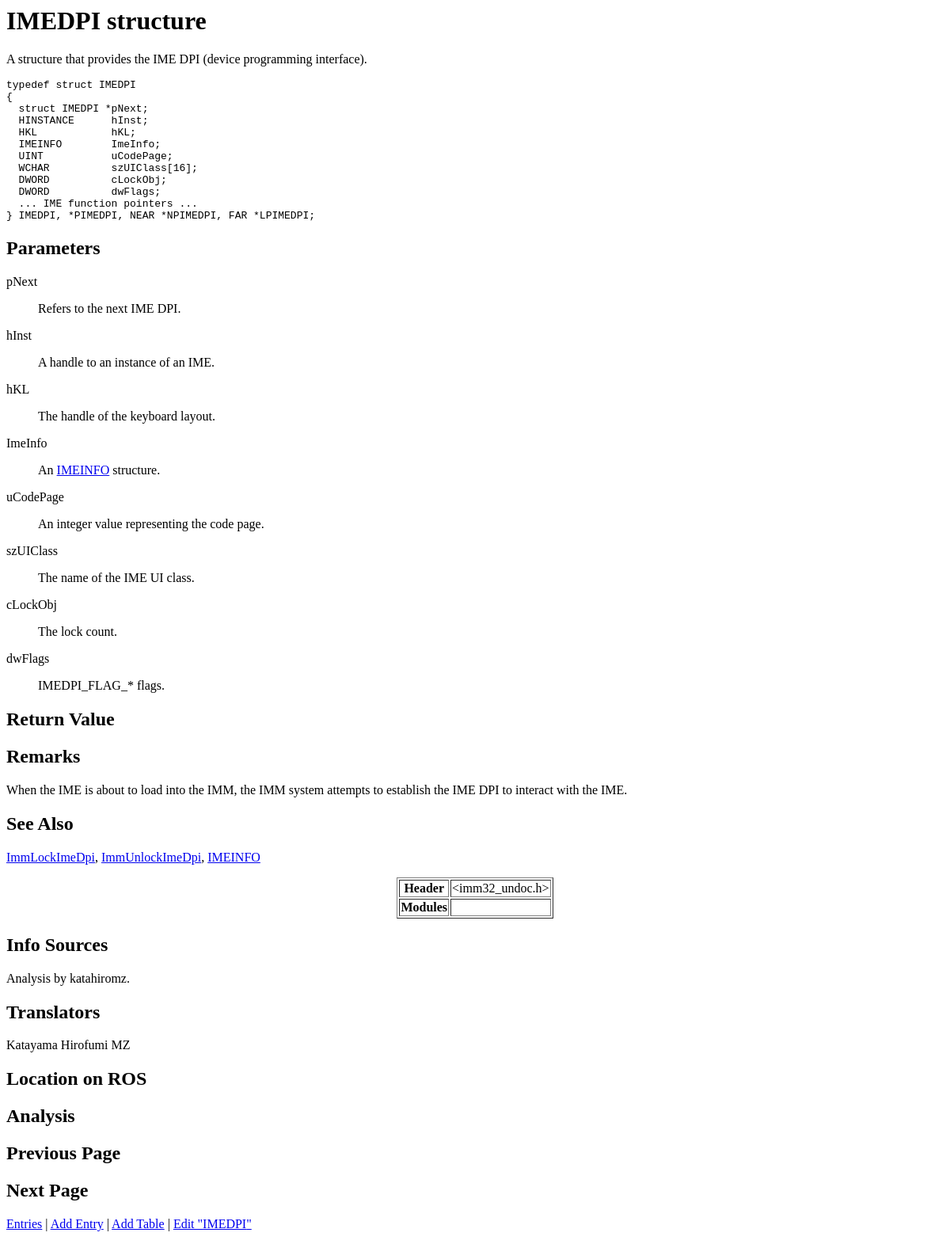
/show_entry.php?entry_name=IMEDPI, run on an earlier commit of the app's database.
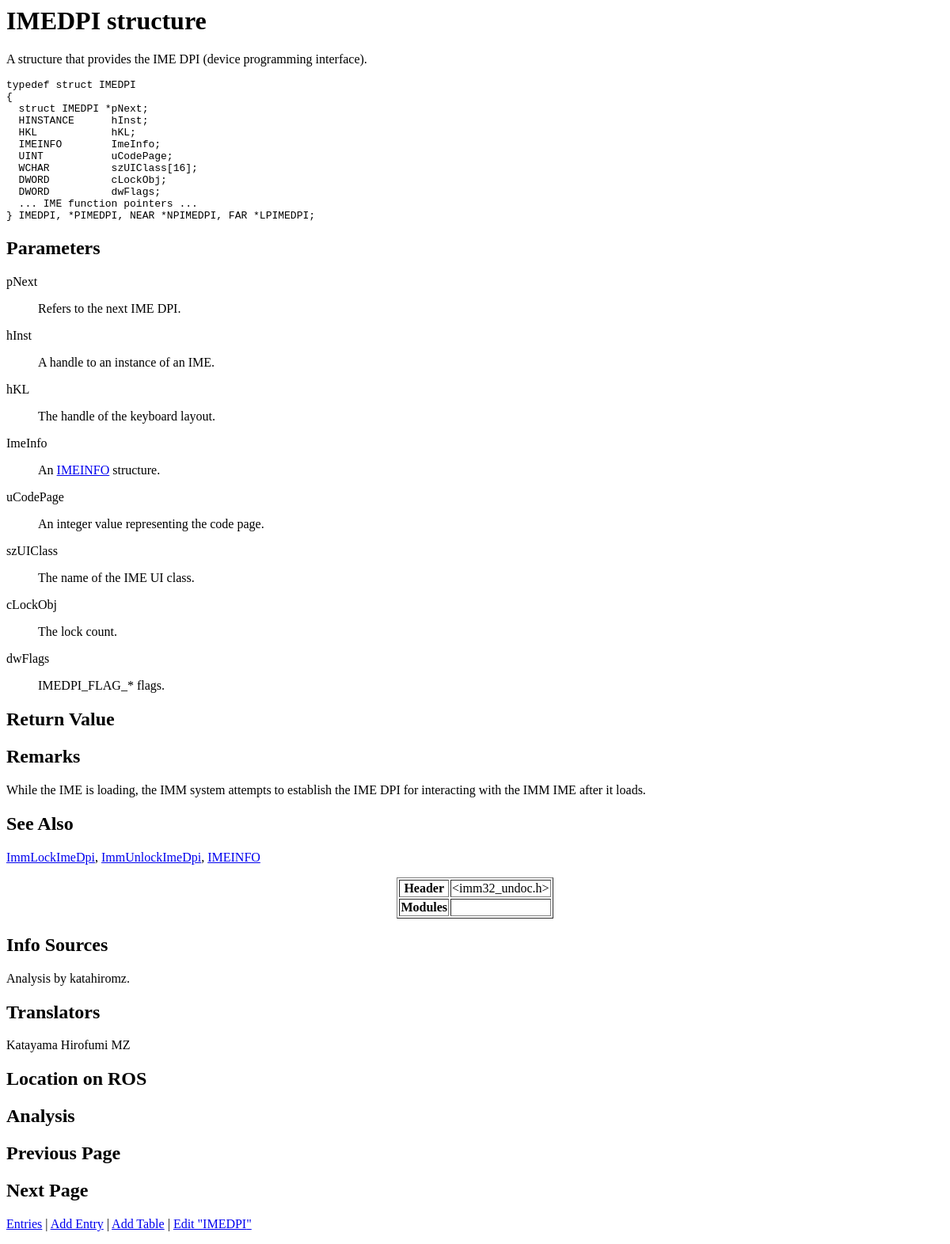
And on a later commit of the database.
### tables this page shows
CREATE TABLE `entries` (
  `entry_name` varchar(60) NOT NULL,
  `entry_type` varchar(32) NOT NULL,
  `description` varchar(8192) DEFAULT NULL,
  `syntax` varchar(2048) DEFAULT NULL,
  `parameters` varchar(2048) DEFAULT NULL,
  `return_value` varchar(1024) DEFAULT NULL,
  `remarks` varchar(4096) DEFAULT NULL,
  `see_also` varchar(2048) DEFAULT NULL,
  `added_time` timestamp NOT NULL DEFAULT current_timestamp(),
  `modified_time` timestamp NOT NULL DEFAULT current_timestamp(),
  `header` varchar(128) DEFAULT NULL,
  `modules` varchar(128) DEFAULT NULL,
  `sources` varchar(256) DEFAULT NULL,
  `translators` varchar(128) DEFAULT NULL,
  `ros_location` varchar(256) DEFAULT NULL,
  `analysis` varchar(512) DEFAULT NULL,
  `prev_page` varchar(64) NOT NULL,
  `next_page` varchar(64) NOT NULL
);

### show_entry.php (the view, shortened to what this page needs)
<?php
function translate($text) {
	return $text;
}
function get_field($name) {
	global $assoc;
	if (isset($assoc) && isset($assoc[$name])) {
		return htmlspecialchars($assoc[$name]);
	}
	return NULL;
}
function get_paragraph($field) {
	$field = preg_replace('/\r\n/', "\n", $field);
	$field = preg_replace('/\n\n\n+/', "\n\n", $field);
	$field = preg_replace('/\n +\n/', "\n\n", $field);
	$paragraphs = explode("\n\n", $field);
	$array = array();
	foreach ($paragraphs as $paragraph) {
		if (preg_match('/^ *\* /', $paragraph)) {
			$items = preg_split('/(^|\n) *\*/', $paragraph);
			array_shift($items);
			$paragraph = "<ul>\n";
			foreach ($items as $item) {
				$paragraph .= "<li>";
				$paragraph .= $item;
				$paragraph .= "</li>\n";
			}
			$paragraph .= "</ul>\n";
		} else if (preg_match('/\[table:([^\]]+)\]/m', $paragraph, $matches)) {
			$paragraph = get_table($matches[1]);
		} else if (preg_match('/&lt;pre&gt;/m', $paragraph, $matches) &&
                   preg_match('/&lt;\/pre&gt;/m', $paragraph, $matches)) {
            $paragraph = str_replace("&lt;pre&gt;", "", $paragraph);
            $paragraph = str_replace("&lt;/pre&gt;", "", $paragraph);
            $paragraph = "<pre>" . $paragraph . "</pre>\n";
		} else {
			$paragraph = "<p>" . $paragraph . "</p>\n";
		}
		$array[] = $paragraph;
	}
	return implode("\n", $array);
}
function get_parameters($name) {
	$value = get_field($name);
	$lines = explode(constant('PARAM_SEP'), $value);
	$a = array();
	foreach ($lines as $line) {
		$a[] = explode(" --- ", $line);
	}
	$str = "<dl>\n";
	foreach ($a as $item) {
		$str .= "<dt>" . $item[0] . "</dt>\n";
		$str .= "<dd>" . get_paragraph($item[1]) . "</dd>\n";
	}
	$str .= "</dl>\n";
	return $str;
}
function get_sources($name) {
	$sources = get_field($name);
	return preg_replace('/^((https?|ftp)(:\/\/[-_.!~*\'()a-zA-Z0-9;\/?:\@&=+\$,%#]+))$/', '<a href="${1}" target="_blank">${1}</a>', $sources);
}
function get_see_also() {
	$see_also = get_field("see_also");
	if ($see_also) {
		$see_also = explode("|", $see_also);
		$a = array();
		foreach ($see_also as $item) {
			$item = trim($item);
			$a[] = "<a href=\"show_entry.php?entry_name=" . $item . "\">" . $item . "</a>";
		}
		return implode(", ", $a);
	}
	return "";
}
function replace_keyword($text) {
	$see_also = get_field("see_also");
	if ($see_also) {
		$see_also = explode("|", $see_also);
		sort($see_also);
		$see_also = array_reverse($see_also);
		foreach ($see_also as $item) {
			$item = trim($item);
			$text = preg_replace("/\\b" . $item . "\\b/",
				'<a href="show_entry.php?entry_name=' . $item . '">' . $item . "</a>",
				$text
			);
		}
	}
	return $text;
}
$names = array(
	'entry_name',
	'entry_type',
	'description',
	'syntax',
	'parameters',
	'return_value',
	'remarks',
	'see_also',
	'header',
	'modules',
	'sources',
	'translators',
	'ros_location',
	'analysis',
	'prev_page',
	'next_page'
);
$mysqli = new mysqli("localhost", "root");
if ($mysqli) {
	$mysqli->set_charset("utf8");
	$mysqli->select_db(constant('DB_NAME'));
	$q = "SELECT ";
	$i = 0;
	foreach ($names as $name) {
		if ($i != 0) {
			$q .= ", ";
		}
		$q .= $name;
		$i++;
	}
	$q .= " FROM entries ";
	$q .= "WHERE entry_name='";
	$q .= $mysqli->real_escape_string($_GET["entry_name"]);
	$q .= "'";
	$result = $mysqli->query($q);
	if ($result) {
		$assoc = $result->fetch_array(MYSQLI_ASSOC);
	} else {
		echo $mysqli->error;
	}
} else {
	echo "cannot connect";
}
?><html><head>
</head>
<body>
<h1><?= translate(get_field("entry_name")) . " " . get_field("entry_type") ?></h1>
<?= replace_keyword(get_paragraph(get_field("description"))) ?>
<pre><?= get_field("syntax") ?></pre>
<h2>Parameters</h2>
<?= replace_keyword(get_parameters("parameters"))  ?>
<h2>Return Value</h2>
<h2>Remarks</h2>
<?= replace_keyword(get_paragraph(get_field("remarks"))) ?>
<h2>See Also</h2>
<p>
	<?= get_see_also() ?>
</p>
<table border="1" align="center">
	<tr>
		<th>Header</th>
		<td><?= get_field("header") ?></td>
	</tr>
	<tr>
		<th>Modules</th>
		<td><?= get_field("modules") ?></td>
	</tr>
</table>
<h2>Info Sources</h2>
<p>
	<?= get_sources("sources") ?>
</p>
<h2>Translators</h2>
<p>
	<?= get_sources("translators") ?>
</p>
<h2>Location on ROS</h2>
<h2>Analysis</h2>
<h2>Previous Page</h2>
<h2>Next Page</h2>
<p>
	<a href="entries.php">Entries</a> |
	<a href="add_entry.php">Add Entry</a> |
	<a href="add_table.php">Add Table</a> |
	<a href="edit_entry.php?entry_name=<?= $_GET["entry_name"] ?>">Edit "<?= $_GET["entry_name"] ?>"</a>
</p>
</body></html>

What changed in the data, as far as the page shows it:
changed entries "IMEDPI": description "…DPI (device programming interface). When the IME is about to load into the IMM, the IMM system attempts to establish the IME DPI to interact with the IME." → "…DPI (device programming interface). While the IME is loading, the IMM system attempts to establish the IME DPI for interacting with the IMM IME after it loads."
